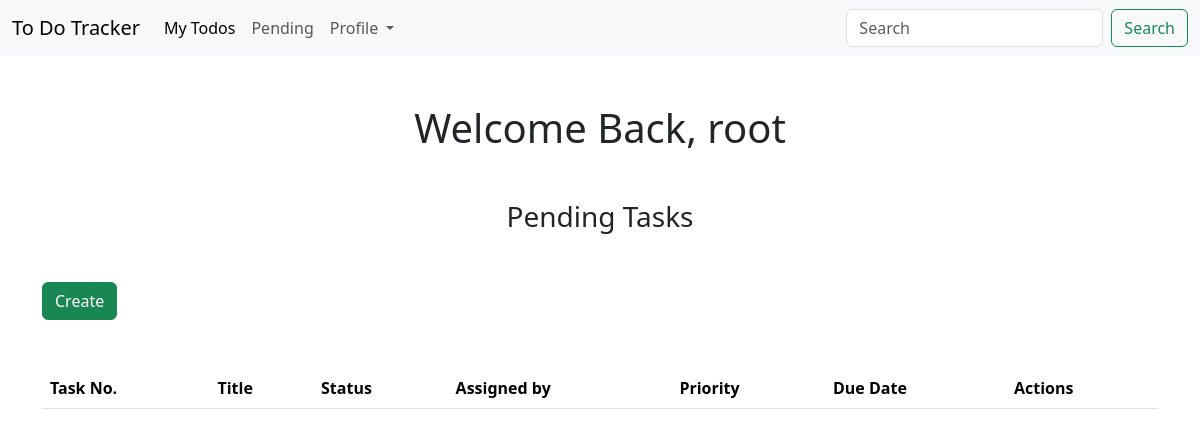
/pending/ (signed in), run on an earlier commit of the app's database.
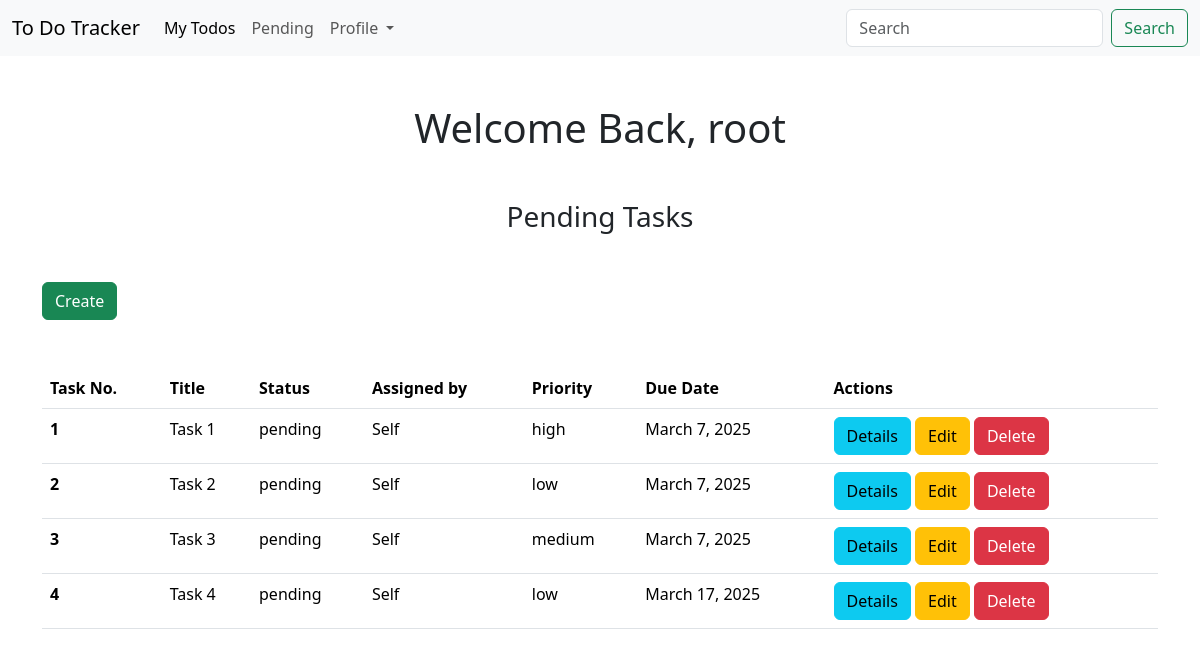
And on a later commit of the database.
### app/models.py (models this page shows, shortened)
class TodoList(models.Model):
    priority_choice = (
        ('high', 'High'),
        ('low', 'Low'),
        ('medium', 'Medium')
    )
    status_choice = (
        ('pending', 'Pending'),
        ('completed', 'Completed')
    )
    title=models.CharField(max_length=100)
    description=models.TextField()
    due_date=models.DateField()
    priority=models.CharField(max_length=6, choices=priority_choice)
    status=models.CharField(max_length=9, choices=status_choice)
    assigned_by=models.CharField(max_length=40)
    created_at=models.DateTimeField(auto_now_add=True)
    def read_pending(cls):
        return cls.objects.filter(status='pending')

### app/views.py (the view)
# urls.py: path('pending/', pending_todos, name='pending_todos'),
@login_required(login_url='login')
def pending_todos(request):
    tasks = TodoList.read_pending(TodoList)
    return render(request, 'app/pending_todos.html', {'todo_list': tasks})

### app/templates/app/pending_todos.html
{% extends 'app/my_todos.html' %} {% block title %} Pending Tasks {% endblock %}

### app/templates/app/my_todos.html
{% extends 'app/base.html' %} {% block content %}
<h1 class="d-flex justify-content-center align-items-center mt-5">
  {% block page %} Welcome Back, {{request.user}} {% endblock page %}
</h1>
<h3 class="d-flex justify-content-around align-items-center mt-5 mb-5">
  {% block title%} My Todos {% endblock title %}
</h3>
<a class="btn btn-success mb-5" href="{% url 'create_todo' %}"> Create </a>
<table class="table">
  <thead>
    <tr>
      <th scope="col">Task No.</th>
      <th scope="col">Title</th>
      <th scope="col">Status</th>
      <th scope="col">Assigned by</th>
      <th scope="col">Priority</th>
      <th scope="col">Due Date</th>
      <th scope="col">Actions</th>
    </tr>
  </thead>
  <tbody>
    {% for task in todo_list %}
    <tr>
      <th scope="row">{{forloop.counter}}</th>
      <td>{{task.title}}</td>
      <td>{{task.status}}</td>
      <td>{{task.assigned_by}}</td>
      <td>{{task.priority}}</td>
      <td>{{task.due_date}}</td>
      <td>
        <a class="btn btn-info" href="{% url 'details' task.id %}"> Details </a>
        <a class="btn btn-warning" href="{% url 'update' task.id %}"> Edit </a>
        <a class="btn btn-danger" href="{% url 'delete' task.id %}"> Delete </a>
      </td>
    </tr>
    {% endfor %}
  </tbody>
</table>
{% endblock content %}

What changed in the data, as far as the page shows it:
added TodoList: title "Task 1", status "pending", assigned_by "Self", priority "high", due_date "March 7, 2025"
added TodoList: title "Task 2", status "pending", assigned_by "Self", priority "low", due_date "March 7, 2025"
added TodoList: title "Task 3", status "pending", assigned_by "Self", priority "medium", due_date "March 7, 2025"
added TodoList: title "Task 4", status "pending", assigned_by "Self", priority "low", due_date "March 17, 2025"
